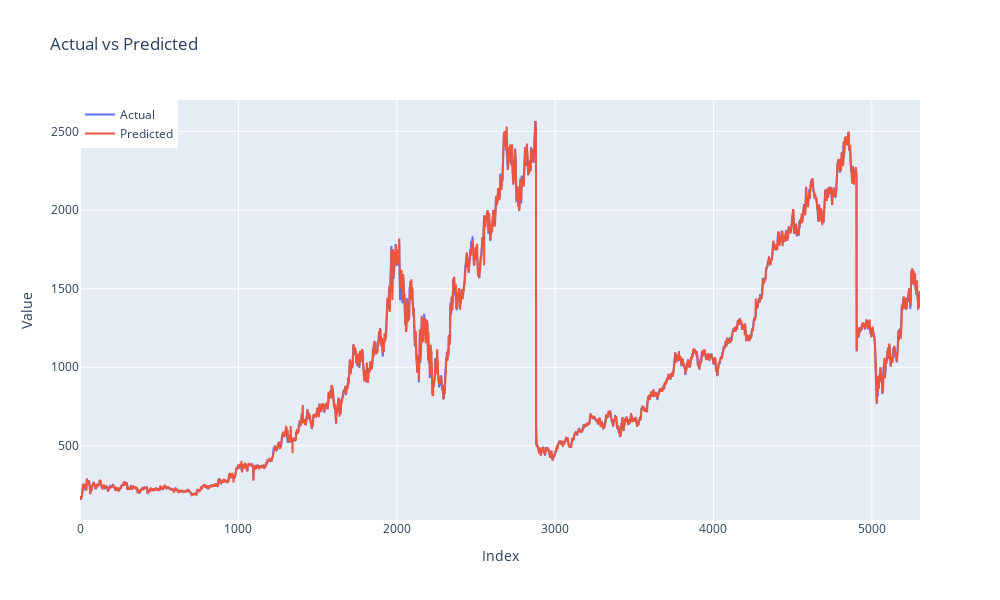

Notebook source saved alongside this figure:
### Markdown cell above
<span style="color:black">### RESULT</span>

### Code cell
fig = go.Figure()


fig.add_trace(go.Scatter(x=list(range(len(y))), y=y, mode='lines', name='Actual'))


fig.add_trace(go.Scatter(x=list(range(len(predicted))), y=predicted, mode='lines', name='Predicted'))


fig.update_layout(
    title='Actual vs Predicted',
    xaxis_title='Index',
    yaxis_title='Value',
    legend=dict(x=0, y=1),
    width=1000,
    height=600
)


fig.show()

### Figure 1 — Plotly figure (JSON) as saved in the notebook; plotly's stock layout.template omitted (floating-point values rounded to 4 significant figures; data arrays with more than 128 entries replaced by an {"elided": "..."} marker saying what was removed)
{"data": [{"mode": "lines", "name": "Actual", "type": "scatter", "x": {"elided": "5305 int values"}, "y": {"elided": "5305 float values"}}, {"mode": "lines", "name": "Predicted", "type": "scatter", "x": {"elided": "5305 int values"}, "y": {"elided": "5305 float values"}}], "layout": {"height": 600, "legend": {"x": 0, "y": 1}, "title": {"text": "Actual vs Predicted"}, "width": 1000, "xaxis": {"title": {"text": "Index"}}, "yaxis": {"title": {"text": "Value"}}}}
